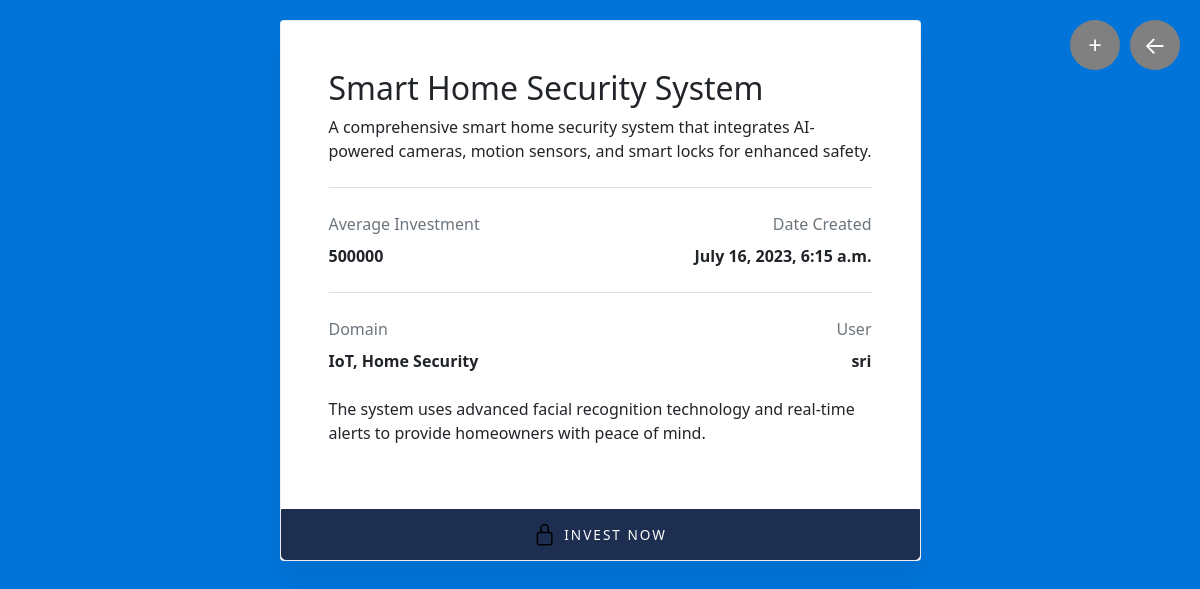
The page /fullpost/Smart Home Security System/ on the database its author committed.
### home/models.py (models this page shows)
class PostInfo(models.Model):
    user = models.ForeignKey(User, on_delete=models.CASCADE, null=True)
    title = models.CharField(max_length=200, null=True)
    description=models.CharField(max_length=200, null=True)
    explain=models.CharField(max_length=500, null=True)
    image=models.ImageField(upload_to='media/images/', null=True)
    investment_file=models.FileField(upload_to='media/files/', null=True)
    time_stamp=models.DateTimeField(auto_now_add=True, null=True)
    average_investment=models.IntegerField(null=True)
    domain=models.CharField(max_length=200, null=True)

### home/views.py (the view)
# urls.py: path('fullpost/<str:title>/',views.FullPost,name='fullpost'),
def FullPost(request, title):
    data = get_object_or_404(PostInfo, title=title)
    return render(request, 'home/full.html', {'data': data})

### home/templates/home/full.html (shortened to what this page needs)
<!DOCTYPE html>
<html lang="en">
<head>
<link href="https://cdn.jsdelivr.net/npm/bootstrap@5.2.0/dist/css/bootstrap.min.css" rel="stylesheet">
</head>
<body>
<div class="container mt-6 mb-7">
<div class="row justify-content-center">
<div class="col-lg-12 col-xl-7">
<div class="card">
<div class="card-body p-5">
<h2>
    {{ data.title  }}
</h2>
<p class="fs-sm">
{{ data.description}}
</p>
<div class="border-top border-gray-200 pt-4 mt-4">
<div class="row">
<div class="col-md-6">
<div class="text-muted mb-2">Average Investment</div>
<strong>{{ data.average_investment }}</strong>
</div>
<div class="col-md-6 text-md-end">
<div class="text-muted mb-2">Date Created</div>
<strong>{{ data.time_stamp }}</strong>
</div>
</div>
</div>
<div class="border-top border-gray-200 mt-4 py-4">
<div class="row">
<div class="col-md-6">
<div class="text-muted mb-2">Domain</div>
<strong>
    {{ data.domain }}
</strong>
</div>
<div class="col-md-6 text-md-end">
<div class="text-muted mb-2">User</div>
<strong>
{{ data.user }}
</strong>
</div>
</div>
</div>
<p> {{ data.explain }} </p>
</div>
<a href="{% url 'invest_now' user=data.user %}" class="btn btn-dark btn-lg card-footer-btn justify-content-center text-uppercase-bold-sm hover-lift-light">
<span class="svg-icon text-white me-2">
</span>
Invest Now
</a>
</div>
</div>
</div>
</div>
<a href="/home" class="back-button">&#8592;</a>
<a href="/user" class="plus-button">+</a>
</body>
</html>

### home/templates/home/full.html (style rules this page uses)
body { margin-top:20px; background:#0074D9; }
.card-footer-btn { display: flex; align-items: center; border-top-left-radius: 0!important; border-top-right-radius: 0!important; }
.text-uppercase-bold-sm { text-transform: uppercase!important; font-weight: 500!important; letter-spacing: 2px!important; font-size: .85rem!important; }
.hover-lift-light { transition: box-shadow .25s ease,transform .25s ease,color .25s ease,background-color .15s ease-in; }
.justify-content-center { justify-content: center!important; }
.btn-group-lg>.btn, .btn-lg { padding: 0.8rem 1.85rem; font-size: 1.1rem; border-radius: 0.3rem; }
.btn-dark { color: #fff; background-color: #1e2e50; border-color: #1e2e50; }
.card { position: relative; display: flex; flex-direction: column; min-width: 0; word-wrap: break-word; background-color: #fff; background-clip: border-box; border: 1px solid rgba(30,46,80,.09); border-radius: 0.25rem; box-shadow: 0 20px 27px 0 rgb(0 0 0 / 5%); }
.p-5 { padding: 3rem!important; }
.card-body { flex: 1 1 auto; padding: 1.5rem 1.5rem; }
.icon-circle[class*=text-] [fill]:not([fill=none]), .icon-circle[class*=text-] svg:not([fill=none]), .svg-icon[class*=text-] [fill]:not([fill=none]), .svg-icon[class*=text-] svg:not([fill=none]) { fill: currentColor!important; }
.svg-icon>svg { width: 1.45rem; height: 1.45rem; }
.back-button { position: fixed; top: 20px; right: 20px; width: 50px; height: 50px; background-color: gray; color: #fff; border-radius: 50%; display: flex; justify-content: center; align-items: center; font-size: 24px; text-decoration: none; z-index: 9999; }
.plus-button { position: fixed; top: 20px; right: 80px; width: 50px; height: 50px; background-color: gray; color: #fff; border-radius: 50%; display: flex; justify-content: center; align-items: center; font-size: 24px; text-decoration: none; z-index: 9999; }

### rows shown on the page
PostInfo: title "Smart Home Security System", description "A comprehensive smart home security system that integrates AI-powered cameras, motion sensors, and smart locks for enhanced safety.", average_investment "500000", time_stamp "July 16, 2023, 6:15 a.m.", domain "IoT, Home Security", user "sri", explain "The system uses advanced facial recognition technology and real-time alerts to provide homeowners with peace of mind."
